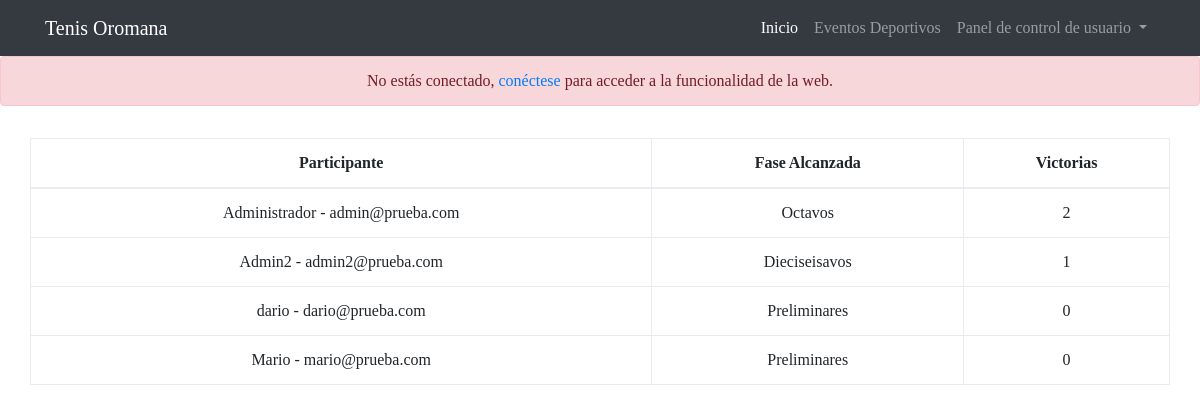
The app's page /procesos/resultados.php?idCompeticion=7 with its own data.
### tables this page shows
CREATE TABLE `jugadores` (
  `idJugador` int(11) NOT NULL,
  `nombreJugador` varchar(45) DEFAULT NULL,
  `direccionJugador` varchar(45) DEFAULT NULL,
  `emailJugador` varchar(45) DEFAULT NULL
);

### procesos/resultados.php (the view, shortened to what this page needs)
<!DOCTYPE html>
<html lang="en">
<head>
    <?php
    if (isset($_GET['idCompeticion'])) {
      $idCompeticion = $_GET['idCompeticion'];
    }
    else{
      $idCompeticion = $_POST['idCompeticion'];
    }
    $usuario = 'root';
$contraRoot = '';
try {
  $con = new PDO('mysql:host=localhost;dbname=club;charset=UTF8', $usuario, $contraRoot);
} catch (PDOException $e) {
  print "¡Error!: " . $e->getMessage() . "<br/>";
  die();
}
    ?>
    <link rel="stylesheet" href="https://maxcdn.bootstrapcdn.com/font-awesome/4.6.1/css/font-awesome.min.css">
    <link href="../vendor/bootstrap/css/bootstrap.min.css" rel="stylesheet">
    <link href="../css/blog-home.css" rel="stylesheet">
    <link rel="stylesheet" href="../jquery-ui/jquery-ui.css">
</head>
<body>
  <?php
  include("../php/navbar.php");
  ?>
  <?php
    if (isset($_SESSION['idJugador'])) {
      $jugador = $_SESSION['idJugador'];
    }
    else{
      $jugador = 0;
    }
    $comprorbarInscripcion = $con->prepare("SELECT * FROM inscripciones WHERE idCompeticionFK = $idCompeticion AND idJugadorFK = $jugador");
    $comprorbarInscripcion->execute();
    $comprobarI = $comprorbarInscripcion->fetchAll(PDO::FETCH_ASSOC);
    $cuenta = count($comprobarI);
    if ($cuenta == 1) {
    $jugador = $_SESSION['idJugador'];
    $comprobarFase = $con->prepare("SELECT * FROM resultados WHERE idCompeticionFK = $idCompeticion AND (idGanador = $jugador OR idPerdedor = $jugador) ORDER BY Fase DESC");
    $comprobarFase->execute();
    $row = $comprobarFase->fetchAll(PDO::FETCH_ASSOC);
    if (count($row) == 0) {
      $fase = "Preliminares";
      $numFase = 1;
    }
    else{
      $fase = $row[0]['Fase'];
      switch ($fase) {
        case 1:
          $numFase = 2;
          $fase = "Dieciseisavos";
          break;
        case 2:
          $numFase = 3;
          $fase = "Octavos";
          break;
        case 3:
          $numFase = 4;
          $fase = "Cuartos";
          break;
        case 4:
          $fase = "SemiFinal";
          $numFase = 5;
          break;
        case 5:
          $fase = "Final";
          $numFase = 6;
          break;
      }
      if ($row[0]['idPerdedor'] == $jugador) {
        $meterResultado = false;
      }
      else{
        $meterResultado = true;
      }
    }
    $conseguirContrincante = $con->prepare("SELECT * FROM inscripciones WHERE idCompeticionFK = $idCompeticion AND NOT idJugadorFK = $jugador");
    $conseguirContrincante->execute();
    $row = $conseguirContrincante->fetchAll(PDO::FETCH_ASSOC);
    $contrincantes = array();
    for ($i=0; $i < count($row); $i++) {
      $idContrincante = $row[$i]['idJugadorFK'];
      $comprobarContrincante = $con->prepare("SELECT * FROM resultados WHERE idCompeticionFK = $idCompeticion AND (idGanador = $idContrincante OR idPerdedor = $idContrincante) AND Fase = $numFase ORDER BY Fase");
      $comprobarContrincante->execute();
      $oponentes = $comprobarContrincante->fetchAll(PDO::FETCH_ASSOC);
      if (count($oponentes) == 0) {
        $comprobarContrincante = $con->prepare("SELECT * FROM resultados WHERE idCompeticionFK = $idCompeticion AND (idGanador = $idContrincante OR idPerdedor = $idContrincante) AND Fase = $numFase-1 ORDER BY Fase");
        $comprobarContrincante->execute();
        $perdedorOponente = $comprobarContrincante->fetchAll(PDO::FETCH_ASSOC);
        if (count($perdedorOponente) > 0) {
        if ($perdedorOponente[0]['idGanador'] == $idContrincante) {
        $nombreContrincante = $con->prepare("SELECT * FROM jugadores WHERE idJugador = $idContrincante");
        $nombreContrincante->execute();
        $nombreLista = $nombreContrincante->fetchAll(PDO::FETCH_ASSOC);
        $nombreC = $nombreLista[0]['nombreJugador'];
        $contrincantes[$i]['idContrincante'] = $idContrincante;
        $contrincantes[$i]['nombreContrincante'] = $nombreC;
      }
    }
      }
    }
  ?>
        <div class="container form">
        <form class="form-horizontal" role="form" method="POST" enctype="multipart/form-data">
            <div class="row">
                <div class="col-md-3"></div>
                <div class="col-md-6">
                    <h2>Añadir Resultados</h2>
                    <hr>
                </div>
            </div>
            <div class="row">
              <div class="col-md-3"></div>
              <div class="col-md-6">
                <div class="form-group has-danger">
                  <label  for="txtEspacio">Fase</label>
                    <?php
                    echo '<input type="text" name="txtNombreFase" class="form-control" id="nombreEvento" value="'.$fase.'" readonly="true">';
                    echo '<input type="hidden" name="numFase" value="'.$numFase.'">'
                    ?>
                </div>
              </div>
            </div>
            <div class="row">
                <div class="col-md-3"></div>
                <div class="col-md-6">
                    <div class="form-group has-danger">
                        <label  for="txtEspacio">Resultado</label>
                          <select class="form-control" name="elegirResultado">
                            <option value="0">Victoria</option>
                            <option value="1">Derrota</option>
                          </select>
                    </div>
                </div>
            </div>
            <div class="row">
                <div class="col-md-3"></div>
                <div class="col-md-6">
                    <div class="form-group">
                      <label for="elegirContrincante">Elegir Contrincante</label>
                          <select class="form-control" name="elegirContrincante">
                            <?php
                            if (count($contrincantes) == 0) {
                              echo "<option value='0'> No hay contrincantes</option>";
                            }
                            else{
                            for ($i=0; $i < count($contrincantes); $i++) {
                              echo '<option value="'.$contrincantes[$i]["idContrincante"].'">';
                              echo $contrincantes[$i]['nombreContrincante'];
                              echo "</option>";
                            }
                          }
                            ?>
                          </select>
                          <?php
                          echo '<input type="hidden" name="idCompeticion" value="'.$idCompeticion.'">'
                          ?>
                    </div>
                </div>
            </div>
            <div class="row" style="padding-top: 1rem">
                <div class="col-md-3"></div>
                <div class="col-md-4">
                    <button type="submit" class="btn btn-success" name="btnTransporte">Añadir Resultado</button>
                </div>
                <div class="col-md-3">
                    <button type="submit" class="btn btn-danger active" name="btnVolver" formaction="../eventos.php">Volver a Eventos</button>
                </div>
            </div>
        </form>
    <?php
  }
    else{
      if ($_SESSION['tipo'] != "") {
        echo '<div class="alert alert-warning alert-dismissable" role="alert">No estaba inscrito a esta competición, no puede ingresar resultados. <a href="../eventos.php">Vuelva a Eventos</a>.</div>';
    }
    else{
      echo '<div class="alert alert-danger alert-dismissable text-center" role="alert">No estás conectado, <a href="login.php">conéctese</a> para acceder a la funcionalidad de la web.</div>';
    }
    }
    $participantes = array();
    $obtenerGanadores = $con->prepare("SELECT DISTINCT idGanador FROM resultados WHERE idCompeticionFK=$idCompeticion ORDER BY COUNT(idGanador)");
    $obtenerGanadores->execute();
    $ganadores = $obtenerGanadores->fetchAll(PDO::FETCH_ASSOC);
    for ($i=0; $i < count($ganadores); $i++) {
      $participantes[] = $ganadores[$i]['idGanador'];
    }
    $obtenerPerdedores = $con->prepare("SELECT DISTINCT idPerdedor FROM resultados WHERE idCompeticionFK=$idCompeticion");
    $obtenerPerdedores->execute();
    $perdedores = $obtenerPerdedores->fetchAll(PDO::FETCH_ASSOC);
    for ($i=0; $i < count($perdedores); $i++) {
      $perdedor = $perdedores[$i]['idPerdedor'];
      if (!in_array($perdedor, $participantes)) {
        $participantes[] = $perdedores[$i]['idPerdedor'];
      }
    }
    echo "<div class='container'><div class='row' style='padding-top: 1rem'><table class='table table-bordered'>";
    echo "<thead>";
      echo "<tr>";
      echo "<th>";
        echo "Participante";
      echo "</th>";
      echo "<th>";
        echo "Fase Alcanzada";
      echo "</th>";
      echo "<th>";
        echo "Victorias";
      echo "</th>";
      echo "</tr>";
    echo "</thead>";
    for ($i=0; $i < count($participantes); $i++) {
      $participante = $participantes[$i];
      $victorias = $con->prepare("SELECT COUNT(idGanador) FROM resultados WHERE idCompeticionFK = $idCompeticion AND idGanador = $participante");
      $victorias->execute();
      $nombreJugador = $con->prepare("SELECT nombreJugador, emailJugador FROM jugadores WHERE idJugador = $participante");
      $nombreJugador->execute();
      $row = $victorias->fetchAll(PDO::FETCH_ASSOC);
      $fase = $row[0]['COUNT(idGanador)'];
      switch ($fase) {
        case 0:
          $fase = "Preliminares";
          break;
        case 1:
          $fase = "Dieciseisavos";
          break;
        case 2:
          $fase = "Octavos";
          break;
      }
      $data[$i]['Victorias'] = $row[0]['COUNT(idGanador)'];
      $data[$i]['Fase'] = $fase;
      $row = $nombreJugador->fetchAll(PDO::FETCH_ASSOC);
      $data[$i]['Nombre'] = $row[0]['nombreJugador'];
      $data[$i]['Email'] = $row[0]['emailJugador'];
    }
    array_multisort($data, SORT_DESC);
    for ($i=0; $i < count($data); $i++) {
      echo "<tr>";
        echo "<td>";
          echo $data[$i]['Nombre'];
        echo " - ";
          echo $data[$i]['Email'];
        echo "</td>";
        echo "<td>";
          echo $data[$i]['Fase'];
        echo "</td>";
        echo "<td>";
          echo $data[$i]['Victorias'];
        echo "</td>";
      echo "</tr>";
    }
    echo "</table></div></div>";
    ?>
  </body>
  </html>

### php/navbar.php (shortened to what this page needs)
<nav class="navbar navbar-expand-lg navbar-dark bg-dark fixed-top" >
  <div class="container">
    <a class="navbar-brand" href="../index.php">Tenis Oromana</a>
    <div class="collapse navbar-collapse" id="navbarResponsive">
      <ul class="navbar-nav ml-auto">
        <li class="nav-item active">
          <a class="nav-link" href="../index.php">Inicio
          </a>
        </li>
        <li class="nav-item">
          <a class="nav-link" href="../eventos.php">Eventos Deportivos</a>
        </li>
        <li class="nav-item dropdown">
            <a class="nav-link dropdown-toggle" data-toggle="dropdown" aria-haspopup="true" aria-expanded="false">
              Panel de control de usuario
            </a>
        </li>
      </ul>
    </div>
  </div>
</nav>

### css/blog-home.css (style rules this page uses)
body { padding-top: 54px; font-family: "Droid Serif"; }
@media (min-width: 992px) { body { padding-top: 56px; } }

### procesos/resultados.php (style rules this page uses)
.table > tbody > tr > td { vertical-align: middle; text-align: center; }
.table > thead > tr > th { vertical-align: middle; text-align: center; }

### records on screen
jugadores: nombreJugador "Administrador", emailJugador "admin@prueba.com", Fase "Octavos", Victorias "2"
jugadores: nombreJugador "Admin2", emailJugador "admin2@prueba.com", Fase "Dieciseisavos", Victorias "1"
jugadores: nombreJugador "dario", emailJugador "dario@prueba.com", Fase "Preliminares", Victorias "0"
jugadores: nombreJugador "Mario", emailJugador "mario@prueba.com", Fase "Preliminares", Victorias "0"
